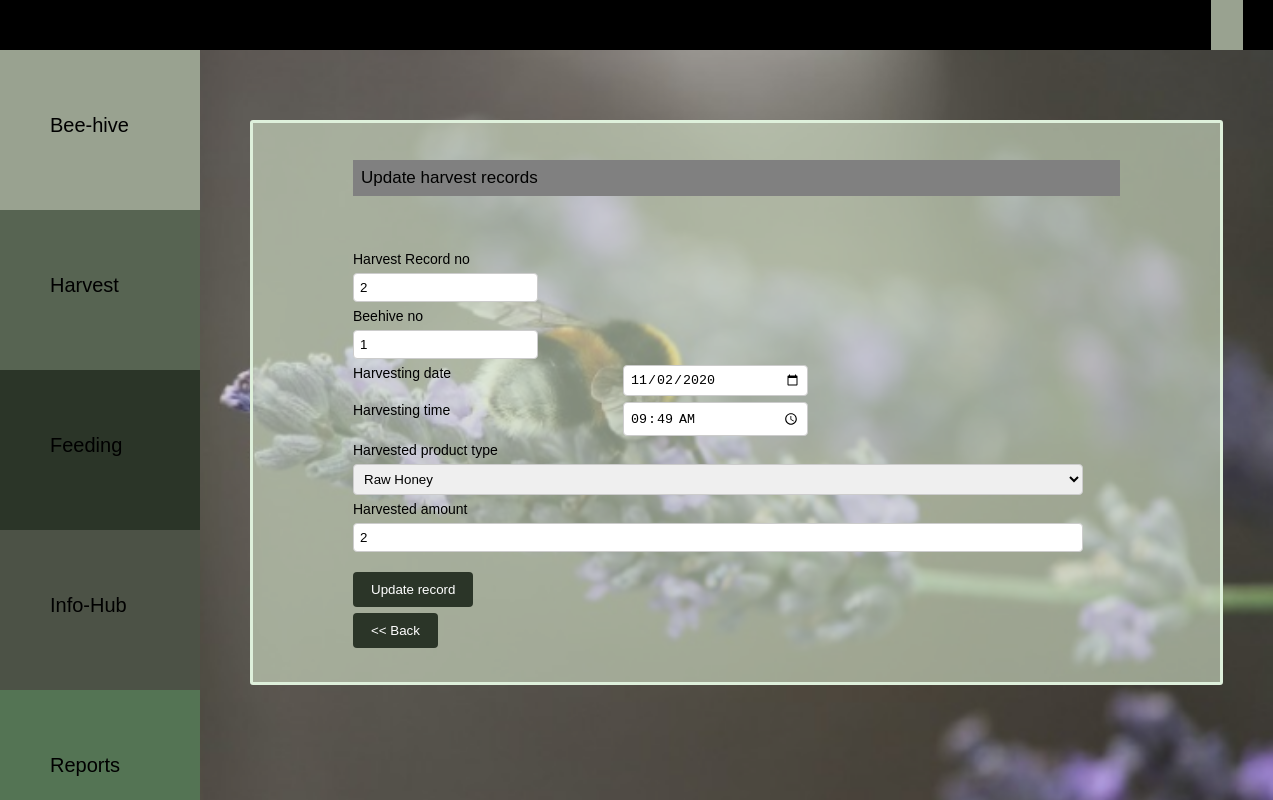
The page /php/bk_updateharvest.php?HarvestRecNo=2 on the database as committed earlier.
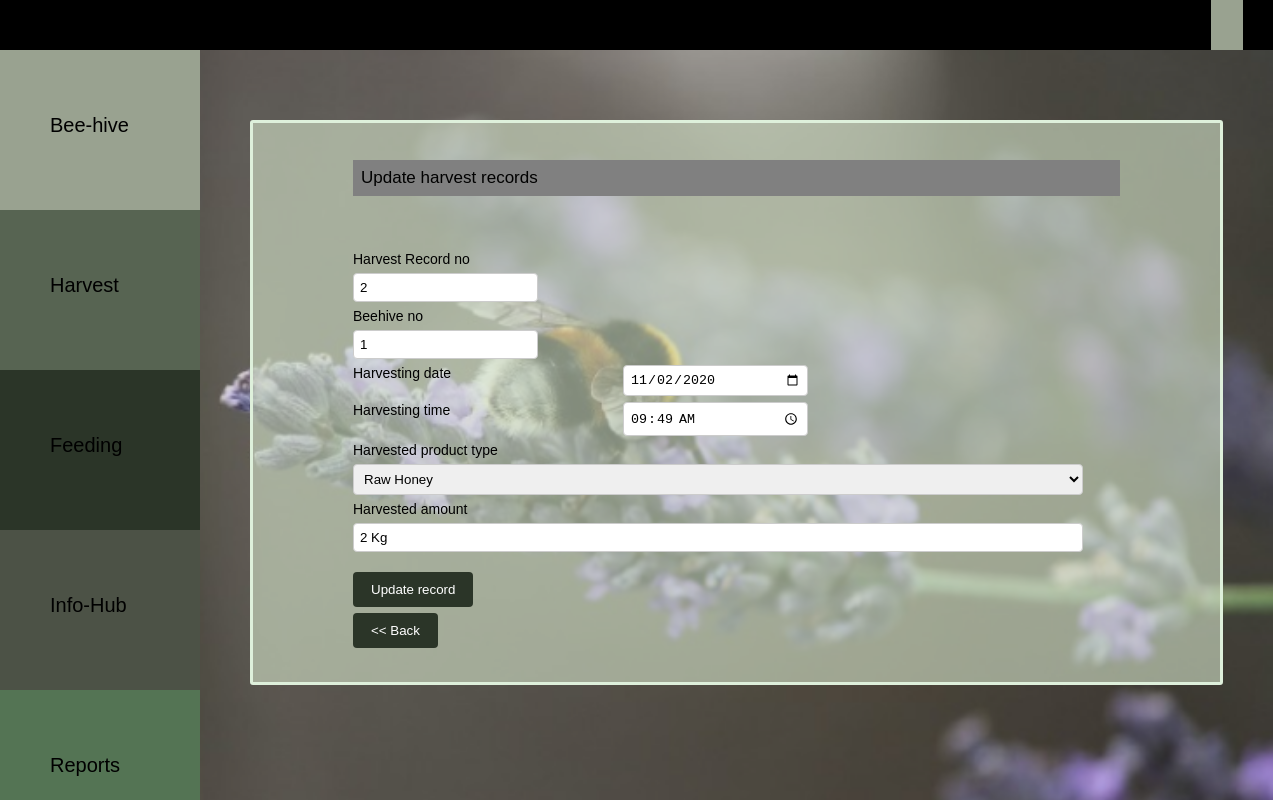
The same page on the database as committed later.
### tables this page shows
CREATE TABLE `harvest` (
  `HarvestRecNo` int(10) NOT NULL,
  `userID` int(10) NOT NULL,
  `beehiveno` int(10) NOT NULL,
  `date` date NOT NULL,
  `hdate` date NOT NULL,
  `htime` time(2) NOT NULL,
  `producttype` varchar(50) NOT NULL,
  `amount` varchar(50) NOT NULL
);

### php/bk_updateharvest.php (the view, shortened to what this page needs)
<html>
    <head>
      <link rel="stylesheet" type="text/CSS" href="../css/bk_style.css">
      <link rel="stylesheet" type="text/CSS" href="../css/bk_catstyle.css">
    </head>
  <body  >
        <?php include('bk_navbar.php');
        include('bk_sidenavbar.php');
?>
<div class="main">
    <div class="bhivecontainer">
    <p >Update harvest records</p>
    <br />
    <br />
<?php
if(isset($_GET['HarvestRecNo'])){
  $sql1 = "SELECT HarvestRecNo,beehiveno,hdate,htime,producttype,amount FROM harvest WHERE  HarvestRecNo =".$_GET['HarvestRecNo'];
  $result1= mysqli_query($connection,$sql1);
while($row=mysqli_fetch_assoc($result1)){
        echo '<form  method="post" action="" ><div class="row" >';
        echo '<div class="col1">';
        echo 'Harvest Record no </div><div class="col2">';
        echo "<input type = 'number' name='HarvestRecNo' required value ='".$row['HarvestRecNo']."' readonly>";
        echo "</div>";
        echo "</div>";
        echo '<div class="row" >';
        echo '<div class="col1">';
        echo 'Beehive no </div><div class="col2" ><input type = "number" name="beehiveno"  value ="'.$row['beehiveno'].'" >';
        echo "</div>";
        echo "</div>";
        echo '<div class="row" >';
        echo '<div class="col1">';
        echo 'Harvesting date </div><div class="col1"><input type = "date" name="hdate"  value ="'.$row['hdate'].'" >';
        echo "</div>";
        echo '<div class="col1">';
        echo 'Harvesting time </div><div class="c3"><input type = "time"" name="htime"  value ="'.$row['htime'].'" >';
        echo "</div>";
        echo "</div>";
        echo '<div class="row" >';
        echo '<div class="col1">';
        echo 'Harvested product type </div><div class="col2"><select id="producttype" name="producttype" value="<?= $producttype?>" >
        <option value="Raw Honey">Raw Honey</option>
        <option value="Bee Colonies">Bee Colonies</option>
        <option value="Royal Gel">Royal Gel</option>
        </select> ';
        echo "</div>";
        echo "</div>";
        echo '<div class="row" >';
        echo '<div class="col1">';
        echo 'Harvested amount </div><div class="col2"><input type = "text" name="amount"  value ="'.$row['amount'].'" >';
        echo '<span class="error"><?= $amount_error?></span>';
        echo "</div>";
        echo "</div>";
        echo '<div class="row"><div class="c1" style="width: 910px"><input type="submit" value="Update record" name="update" ></div></form>';
}}
?>
<form  action="bk_viewharvest.php" method="post" >
        <div class="c2" style="width: 90px">
        <input type="submit" value="<< Back" name="back" >
        </div>
</div>
    </div>
<br />
<br />
  </body>
</html>

Rows that differ between the two databases and show on the page:
changed harvest id 2: amount "2" → "2 Kg"
